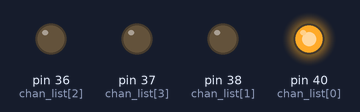
Simulated run of this program. Board: Raspberry Pi (header pin numbers). Parts: output pins drawn as LEDs (lit = HIGH). At 8.0 s the program stops and its outputs stay as they are.

Above: at 0.1 s.
At 2.1 s:
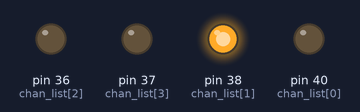
At 4.1 s:
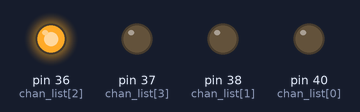
At 6.1 s:
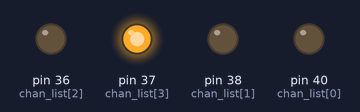
At 8.1 s:
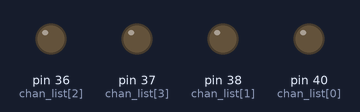
Timing chart, 0 to 9.5 s (numbered marks = the images above):
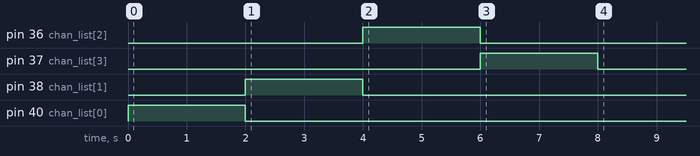

Measured:
- by itself, pin 36 (chan_list[2]): LOW → HIGH at 4.0 s, → LOW 2.0 s later
- by itself, pin 37 (chan_list[3]): LOW → HIGH at 6.0 s, → LOW 2.0 s later
- by itself, pin 38 (chan_list[1]): LOW → HIGH at 2.0 s, → LOW 2.0 s later
- by itself, pin 40 (chan_list[0]): LOW → HIGH at 0.00 s, → LOW 2.0 s later

The program:

ledexample.py
```python
import RPi.GPIO as GPIO
import time

#MODE_SET
GPIO.setmode(GPIO.BOARD)
#CHANNEL_SET
chan_list = [40,38,36,37]
GPIO.setup(chan_list, GPIO.OUT)

#RED
GPIO.output(40,GPIO.HIGH)
time.sleep(2)
GPIO.output(40,GPIO.LOW)
#GREEN
GPIO.output(38,GPIO.HIGH)
time.sleep(2)
GPIO.output(38,GPIO.LOW)
#BLUE
GPIO.output(36,GPIO.HIGH)
time.sleep(2)
GPIO.output(36,GPIO.LOW)
#YELLOW
GPIO.output(37,GPIO.HIGH)
time.sleep(2)
GPIO.output(37,GPIO.LOW)

#CLEANUP
GPIO.cleanup()
```
